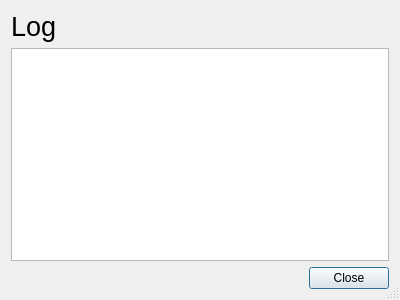
<?xml version="1.0" encoding="UTF-8"?>
<ui version="4.0">
 <class>LogViewer</class>
 <widget class="QDialog" name="LogViewer">
  <property name="geometry">
   <rect>
    <x>0</x>
    <y>0</y>
    <width>400</width>
    <height>300</height>
   </rect>
  </property>
  <property name="sizePolicy">
   <sizepolicy hsizetype="Maximum" vsizetype="Maximum">
    <horstretch>0</horstretch>
    <verstretch>0</verstretch>
   </sizepolicy>
  </property>
  <property name="windowTitle">
   <string>Log</string>
  </property>
  <property name="sizeGripEnabled">
   <bool>true</bool>
  </property>
  <layout class="QVBoxLayout" name="verticalLayout">
   <item>
    <widget class="QLabel" name="label">
     <property name="font">
      <font>
       <pointsize>20</pointsize>
      </font>
     </property>
     <property name="text">
      <string>Log</string>
     </property>
    </widget>
   </item>
   <item>
    <widget class="QTextBrowser" name="textBrowser">
     <property name="html">
      <string notr="true">&lt;!DOCTYPE HTML PUBLIC &quot;-//W3C//DTD HTML 4.0//EN&quot; &quot;http://www.w3.org/TR/REC-html40/strict.dtd&quot;&gt;
&lt;html&gt;&lt;head&gt;&lt;meta name=&quot;qrichtext&quot; content=&quot;1&quot; /&gt;&lt;style type=&quot;text/css&quot;&gt;
p, li { white-space: pre-wrap; }
&lt;/style&gt;&lt;/head&gt;&lt;body style=&quot; font-family:'.Helvetica Neue DeskInterface'; font-size:13pt; font-weight:400; font-style:normal;&quot;&gt;
&lt;p style=&quot;-qt-paragraph-type:empty; margin-top:0px; margin-bottom:0px; margin-left:0px; margin-right:0px; -qt-block-indent:0; text-indent:0px;&quot;&gt;&lt;br /&gt;&lt;/p&gt;&lt;/body&gt;&lt;/html&gt;</string>
     </property>
     <property name="textInteractionFlags">
      <set>Qt::LinksAccessibleByKeyboard|Qt::LinksAccessibleByMouse</set>
     </property>
     <property name="openExternalLinks">
      <bool>true</bool>
     </property>
    </widget>
   </item>
   <item>
    <widget class="QDialogButtonBox" name="buttonBox">
     <property name="orientation">
      <enum>Qt::Horizontal</enum>
     </property>
     <property name="standardButtons">
      <set>QDialogButtonBox::Close</set>
     </property>
    </widget>
   </item>
  </layout>
 </widget>
 <resources/>
 <connections>
  <connection>
   <sender>buttonBox</sender>
   <signal>accepted()</signal>
   <receiver>LogViewer</receiver>
   <slot>accept()</slot>
   <hints>
    <hint type="sourcelabel">
     <x>248</x>
     <y>254</y>
    </hint>
    <hint type="destinationlabel">
     <x>157</x>
     <y>274</y>
    </hint>
   </hints>
  </connection>
  <connection>
   <sender>buttonBox</sender>
   <signal>rejected()</signal>
   <receiver>LogViewer</receiver>
   <slot>reject()</slot>
   <hints>
    <hint type="sourcelabel">
     <x>316</x>
     <y>260</y>
    </hint>
    <hint type="destinationlabel">
     <x>286</x>
     <y>274</y>
    </hint>
   </hints>
  </connection>
 </connections>
</ui>
